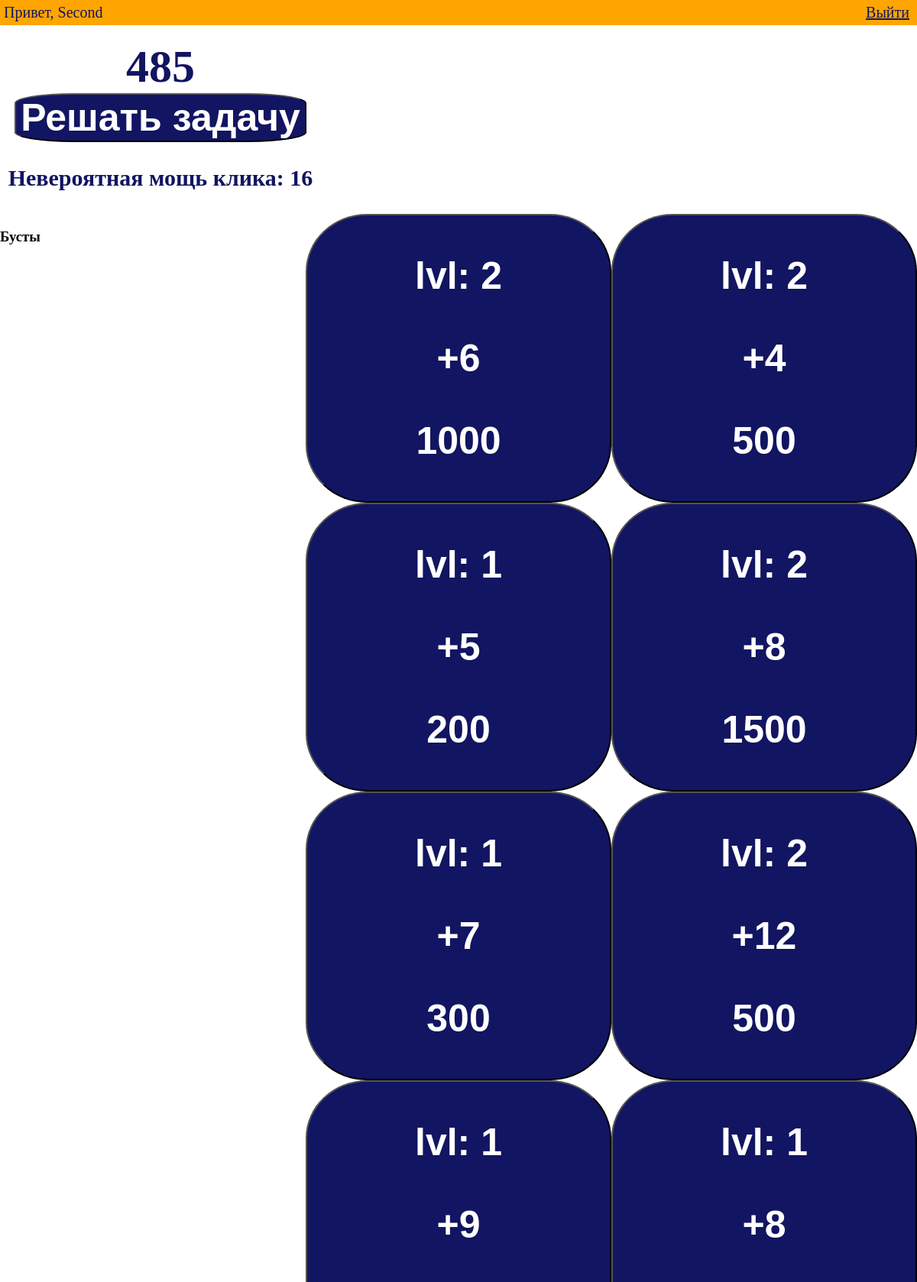
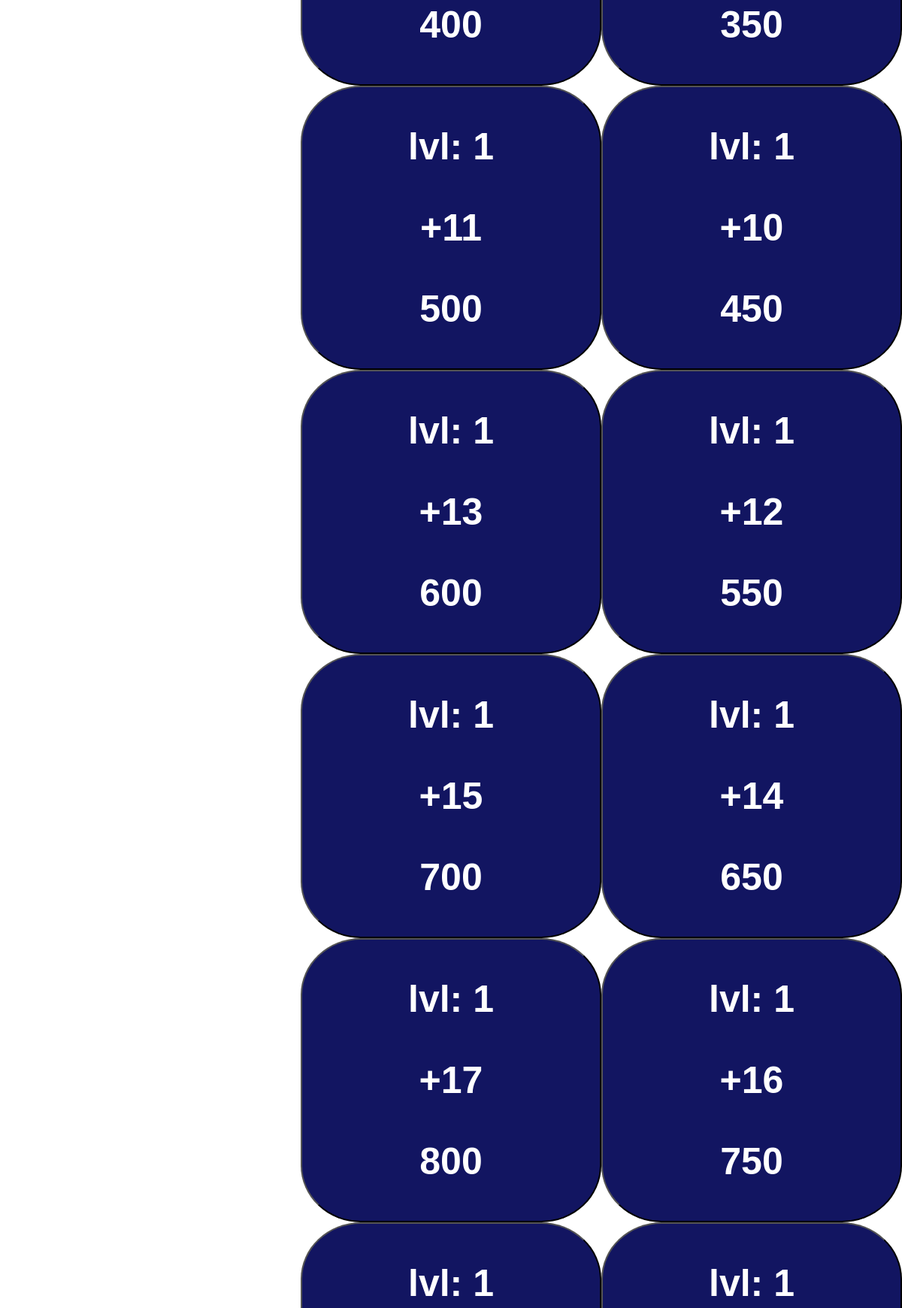
/ (signed in, upper part), run on the app's committed database (2 pictures, top to bottom).
### Backend/models.py (models this page shows, shortened)
class Core(models.Model):
    user = models.OneToOneField(User, null=False, on_delete=models.CASCADE)
    coins = models.IntegerField(default=0)
    click_power = models.IntegerField(default=1)
    level = models.IntegerField(default=1)

class Boost(models.Model):
    core = models.ForeignKey(Core, null=False, on_delete=models.CASCADE)
    level = models.IntegerField(default=0)
    price = models.IntegerField(default=10)
    power = models.IntegerField(default=1)

### Backend/views.py (the view)
# urls.py: path('', views.index, name='index'),
@login_required
def index(request):
    core = Core.objects.get(user=request.user)
    boosts = Boost.objects.filter(core=core) # Достаем бусты пользователя из базы
    return render(request, 'index.html', {
        'core': core,
        'boosts': boosts, # Возвращаем бусты на фронтик
    })

### Frontend/templates/index.html (shortened to what this page needs)
{% load static %}
<html lang="ru">
<head>
    <link rel="stylesheet" href="{% static 'css/index.css' %}">
</head>
<body>
    <main class="app">
        <nav class="nav">
            Привет, {{ user.username }}
            <a href="{% url 'logout' %}">Выйти</a>
        </nav>
        <div class="container">
            <div id='coins'>{{core.coins}}</div>
            <button onclick="call_click()">Решать задачу</button>
            <p class="click_power">
                Невероятная мощь клика: <span id="click_power">{{ core.click_power }}</span>
            </p>
        </div>
        <aside class="boosts" id="boosts">
            <h3>Бусты</h3>
            <div class="boosts-holder" id="boosts-holder">
                {% for boost in boosts %}
                    <button class="boost" id="boost_{{boost.id}}" onclick="buy_boost({{boost.id}})">
                        <p>lvl: <span id="boost_level">{{boost.level}}</span></p>
                        <p>+<span id="boost_power">{{boost.power}}</span></p>
                        <p><span id="boost_price">{{boost.price}}</span></p>
                    </button>
                {% endfor %}
            </div>
        </aside>
    </main>
</body>
</html>

### Frontend/static/css/index.css (style rules this page uses)
div { font-size: 60px; font-weight: bold; color: #121561; }
button { background-color: #121561; color:white; font-weight: bold; font-size: 50px; border-radius: 20%; }
.container { padding-top:20px; text-align: center; display:block; width: 35%; }
.nav { background-color: orange; height: auto; vertical-align: middle; padding: 5px; color:#121561; font-size:20px; margin: 0px; }
.click_power { font-size: 30px; font-weight: bold; }
nav a { color:#121561; float:right; padding-right:5px; }
body { margin: 0px; }
.boosts { display:flex; padding: 0px; float:right; }
.boosts-holder { margin: 0px; padding: 0px; }
.boost { margin:0px; display: block; padding: 0px; float:right; width: 400px; }

### data on the page
Core: coins "485", click_power "16"
Boost: level "2", power "4", price "500"
Boost: level "2", power "6", price "1000"
Boost: level "2", power "8", price "1500"
Boost: level "1", power "5", price "200"
Boost: level "2", power "12", price "500"
Boost: level "1", power "7", price "300"
Boost: level "1", power "8", price "350"
Boost: level "1", power "9", price "400"
Boost: level "1", power "10", price "450"
Boost: level "1", power "11", price "500"
Boost: level "1", power "12", price "550"
Boost: level "1", power "13", price "600"
Boost: level "1", power "14", price "650"
Boost: level "1", power "15", price "700"
Boost: level "1", power "16", price "750"
Boost: level "1", power "17", price "800"
Boost: level "1"
Boost: level "1"

### other printed values
{{ user.username }} "Second"
